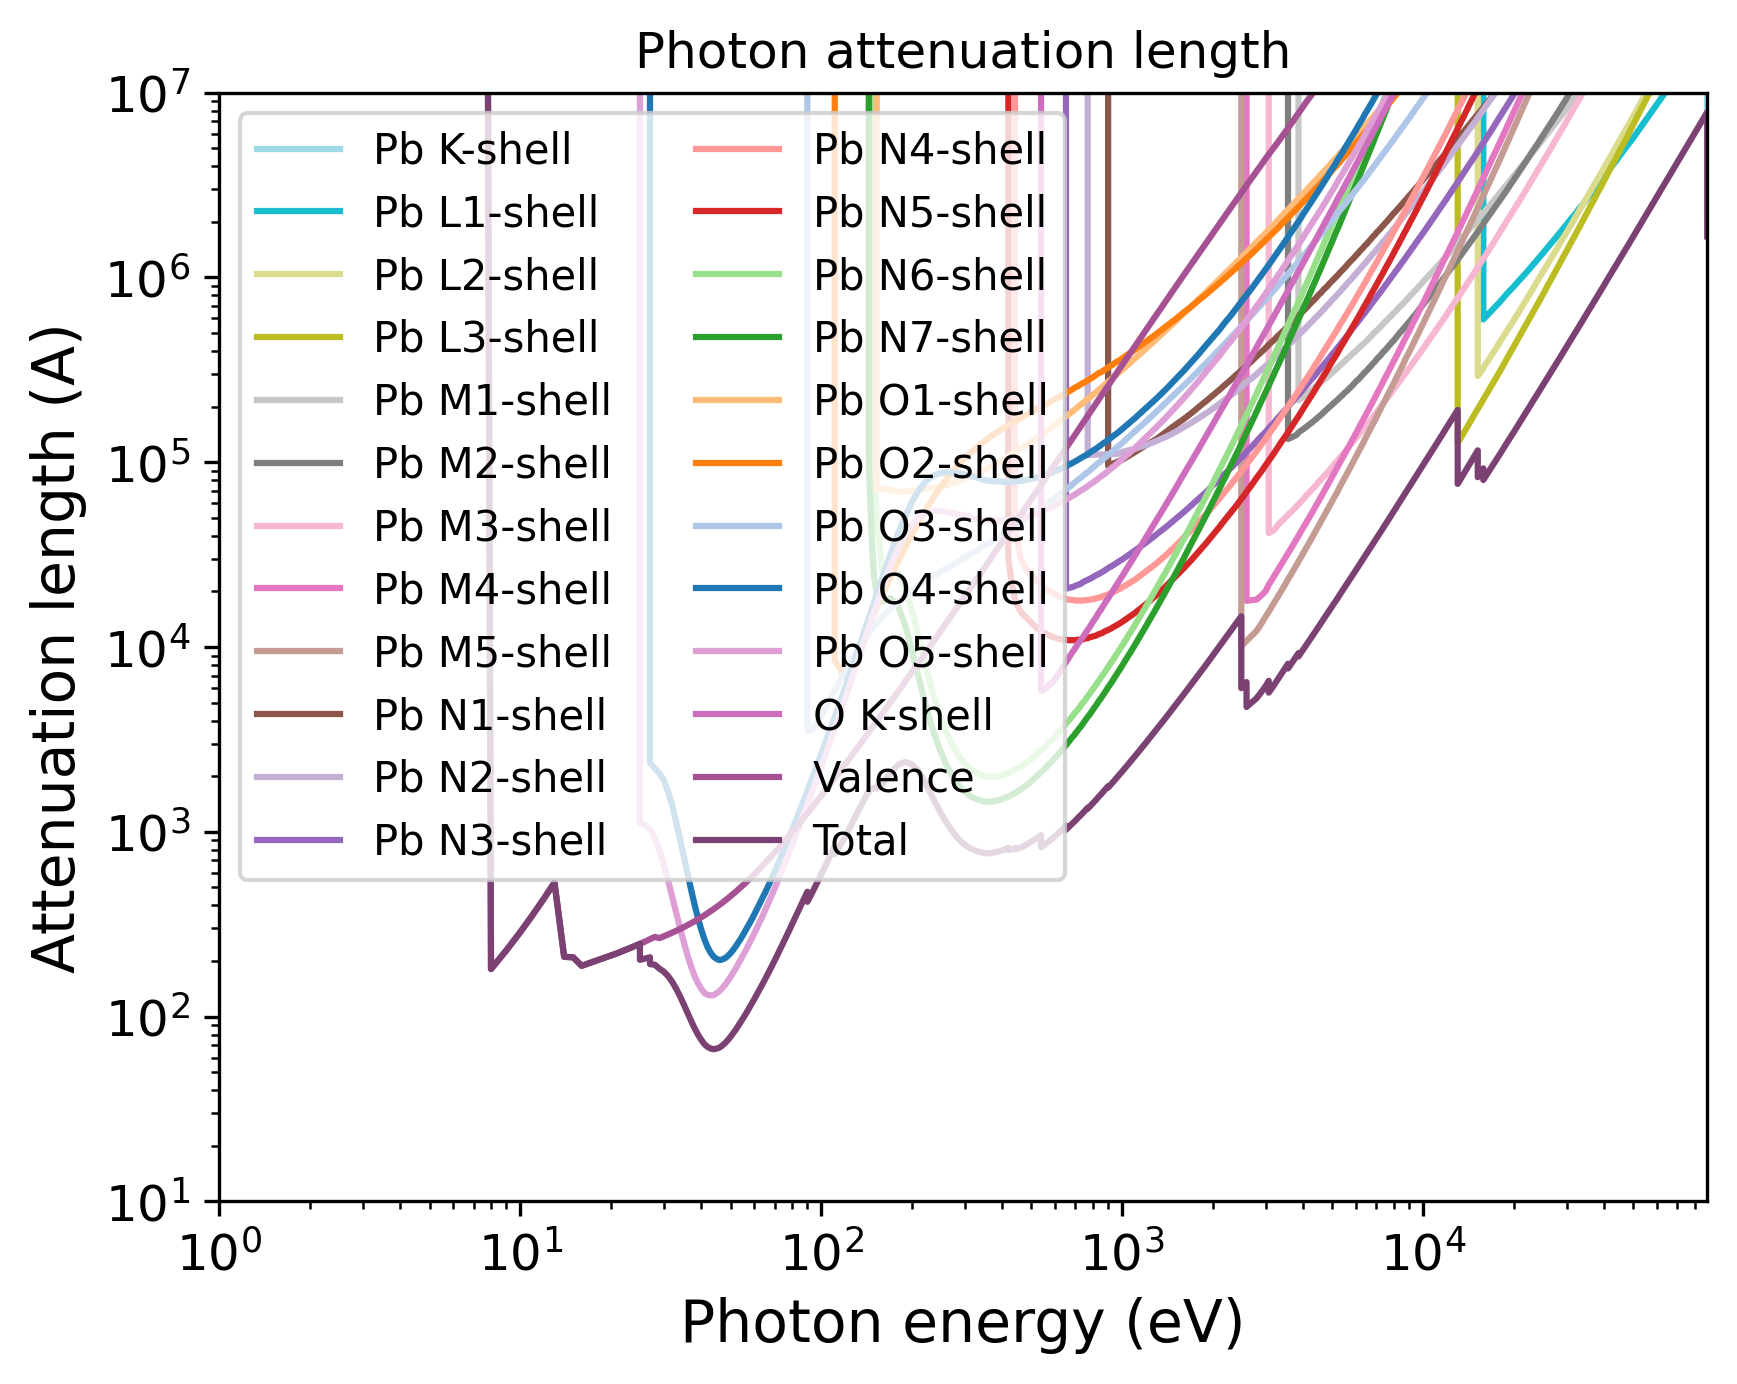

Source code (Python):
import pandas as pd
import numpy as np
import matplotlib.pyplot as plt
import matplotlib.cm as cm
# Set the format:
plt.xlabel("Photon energy (eV)", fontsize=14)
plt.ylabel("Attenuation length (A)", fontsize=14)
plt.xticks(fontsize=12)
plt.yticks(fontsize=12)
plt.grid(False)
# Set the axes:
# Read the output file:
df = pd.read_csv(r"OUTPUT_Pb2O3_Photon_IMFP.dat", sep=r'\s+', header=None, comment="#", skipinitialspace=True)
plt.xscale("log")
plt.yscale("log")
# Prepare the plot:
columns_to_plot = [ 1, 2, 3, 4, 5, 6, 7, 8, 9, 10, 11, 12, 13, 14, 15, 16, 17, 18, 19, 20, 21, 22, 23, 24]
labels = [ "Pb K-shell", "Pb L1-shell", "Pb L2-shell", "Pb L3-shell", "Pb M1-shell", "Pb M2-shell", "Pb M3-shell", "Pb M4-shell", "Pb M5-shell", "Pb N1-shell", "Pb N2-shell", "Pb N3-shell", "Pb N4-shell", "Pb N5-shell", "Pb N6-shell", "Pb N7-shell", "Pb O1-shell", "Pb O2-shell", "Pb O3-shell", "Pb O4-shell", "Pb O5-shell", "O K-shell", "Valence", "Total"]
# Create N distinct colors from a colormap
N = len(columns_to_plot)
colors = np.vstack([plt.cm.tab20(np.linspace(1, 0, 20)), plt.cm.tab20b(np.linspace(1, 0, 20))])
# Set line styles:
linestyles = [ "-", "-", "-", "-", "-", "-", "-", "-", "-", "-", "-", "-", "-", "-", "-", "-", "-", "-", "-", "-", "-", "-", "-", "-"]
for i, col in enumerate(columns_to_plot):
    color = colors[i % len(colors)]
    ls    = linestyles[i % len(linestyles)]
    label = labels[i % len(labels)]
    plt.plot(df.iloc[:, 0], df.iloc[:, col],
    color=color,
    label=label,
    linestyle=ls)
plt.xlim(1.00000000,88011.00100000)
plt.ylim(10.00000000,10000000.00000000)
plt.title("Photon attenuation length")
plt.legend(loc="best", fontsize=10, ncol=2)
# Save the plot in this format:
plt.savefig("OUTPUT_MFP_photon.png", dpi=300, bbox_inches="tight")
